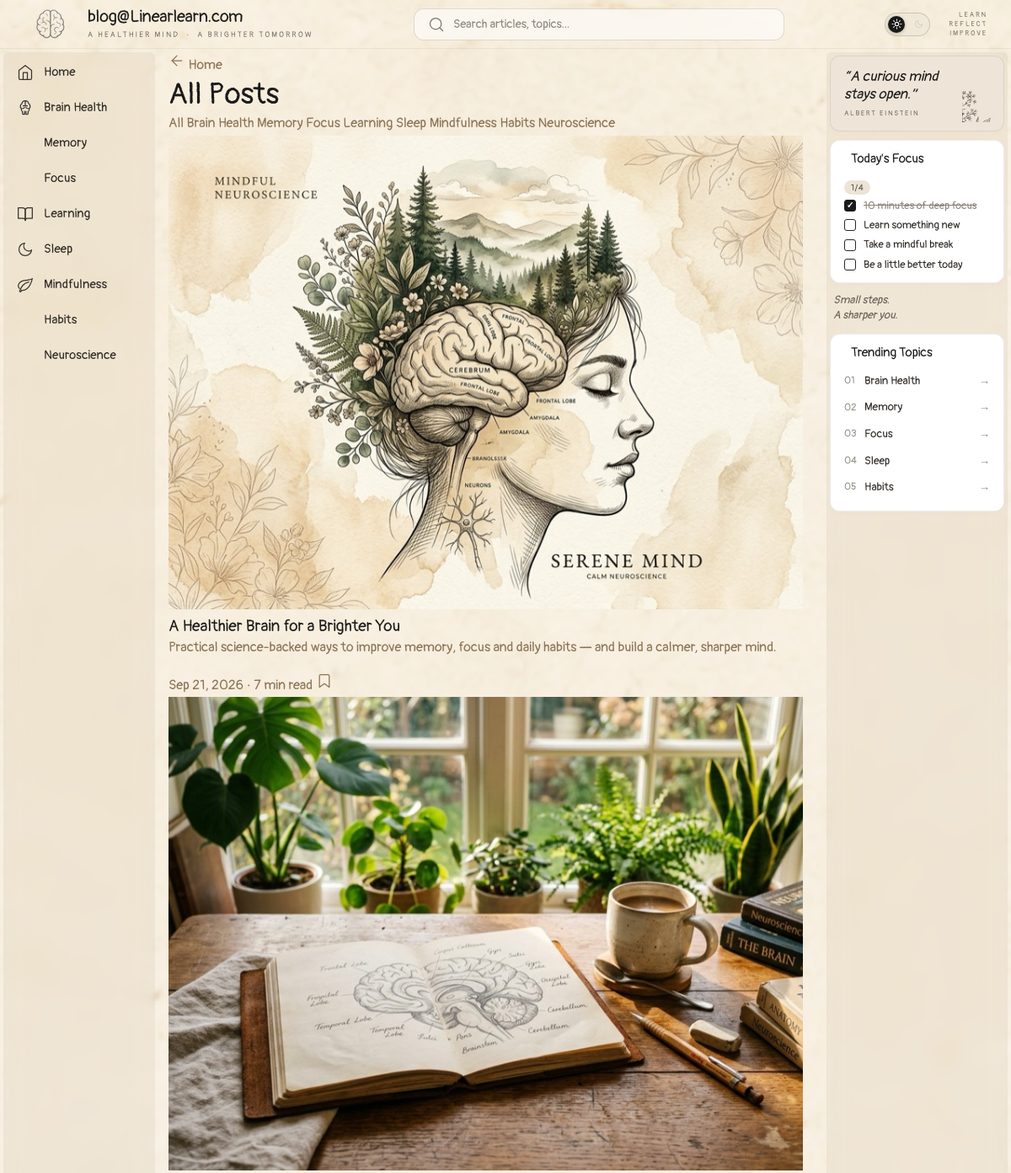
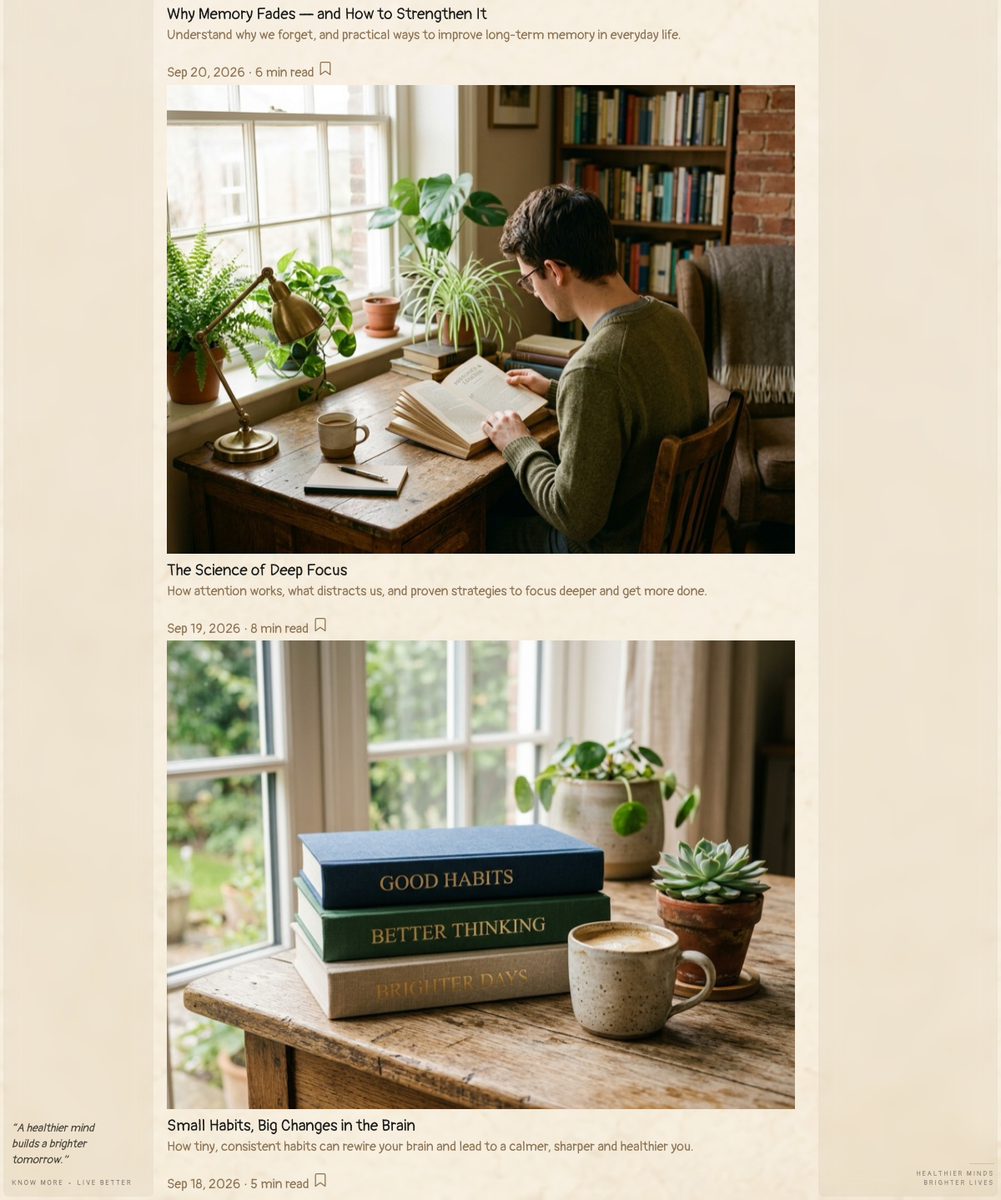
The app's page /all-posts.php with its own data (2 pictures, top to bottom).
### tables this page shows
CREATE TABLE `categories` (
  `id` INT AUTO_INCREMENT PRIMARY KEY,
  `name` VARCHAR(100) NOT NULL,
  `slug` VARCHAR(100) NOT NULL UNIQUE,
  `icon` VARCHAR(50) DEFAULT 'grid',
  `sort_order` INT DEFAULT 0
);

CREATE TABLE `posts` (
  `id` INT AUTO_INCREMENT PRIMARY KEY,
  `title` VARCHAR(255) NOT NULL,
  `slug` VARCHAR(255) NOT NULL UNIQUE,
  `content` LONGTEXT,
  `excerpt` TEXT,
  `author` VARCHAR(100) DEFAULT 'LinearLearn Team',
  `category_id` INT DEFAULT NULL,
  `featured_image` VARCHAR(255) DEFAULT '',
  `read_time` INT DEFAULT 5,
  `views` INT UNSIGNED DEFAULT 0,
  `is_featured` TINYINT(1) DEFAULT 0,
  `status` ENUM('published','draft') DEFAULT 'draft',
  `sections` LONGTEXT DEFAULT NULL,
  `created_at` TIMESTAMP DEFAULT CURRENT_TIMESTAMP,
  `updated_at` TIMESTAMP DEFAULT CURRENT_TIMESTAMP ON UPDATE CURRENT_TIMESTAMP,
  INDEX `idx_posts_status_created` (`status`, `created_at`),
  INDEX `idx_posts_status_views` (`status`, `views`),
  INDEX `idx_posts_slug` (`slug`),
  INDEX `idx_posts_category` (`category_id`),
  FOREIGN KEY (`category_id`) REFERENCES `categories`(`id`) ON DELETE SET NULL
);

### all-posts.php (the view, shortened to what this page needs)
<?php
require_once __DIR__ . '/includes/functions.php';
$currentPage = 'all-posts';
$baseUrl = '';
$catFilter = $_GET['cat'] ?? '';
$categories = getCategories();
if ($catFilter) {
    $filterCat = getCategoryBySlug($catFilter);
    $posts = $filterCat ? getPostsByCategory($filterCat['id']) : getPublishedPosts();
} else {
    $posts = getPublishedPosts();
}
include __DIR__ . '/includes/header.php';
?>
  <div class="page-layout">
    <?php include __DIR__ . '/includes/sidebar-left.php'; ?>
    <main class="main-content" id="main-content">
      <div class="page-title-area">
        <a href="index.php" class="post-back"><?= icon('arrow-left') ?> Home</a>
        <h1>All Posts</h1>
      </div>
      <div class="filter-tabs">
        <a href="all-posts.php" class="filter-tab <?= !$catFilter ? 'active' : '' ?>">All</a>
        <?php foreach ($categories as $cat): ?>
        <a href="all-posts.php?cat=<?= e($cat['slug']) ?>" class="filter-tab <?= $catFilter === $cat['slug'] ? 'active' : '' ?>">
          <?= e($cat['name']) ?>
        </a>
        <?php endforeach; ?>
      </div>
      <?php if (!empty($posts)): ?>
      <div class="posts-list">
        <?php foreach ($posts as $post): ?>
        <a href="post.php?slug=<?= e($post['slug']) ?>" class="post-list-item">
          <div class="post-list-thumb">
            <?php if ($post['featured_image']): ?>
              <img src="<?= e($post['featured_image']) ?>" alt="" loading="lazy">
            <?php else: ?>
              <div class="post-list-thumb-placeholder">📝</div>
            <?php endif; ?>
          </div>
          <div class="post-list-content">
            <h3><?= e($post['title']) ?></h3>
            <p class="card-excerpt"><?= e(truncateText($post['excerpt'] ?: $post['content'], 120)) ?></p>
            <div class="post-list-meta">
              <span class="card-meta"><?= formatDate($post['created_at']) ?> · <?= $post['read_time'] ?> min read</span>
              <span class="card-bookmark"><?= icon('bookmark') ?></span>
            </div>
          </div>
        </a>
        <?php endforeach; ?>
      </div>
      <?php endif; ?>
    </main>
    <?php include __DIR__ . '/includes/sidebar-right.php'; ?>
  </div>
<?php include __DIR__ . '/includes/footer.php'; ?>

### includes/functions.php (shortened to what this page needs)
<?php
function formatDate(string $date): string {
    return date('M j, Y', strtotime($date));
}
function truncateText(string $text, int $length = 150): string {
    $text = strip_tags($text);
    if (strlen($text) <= $length) return $text;
    return rtrim(substr($text, 0, strrpos(substr($text, 0, $length), ' ')), '.,!? ') . '…';
}
function icon(string $name, string $class = ''): string {
    $path = __DIR__ . '/../assets/icons/' . $name . '.svg';
    if (file_exists($path)) {
        $svg = file_get_contents($path);
        if ($class) {
            $svg = str_replace('<svg ', '<svg class="' . htmlspecialchars($class) . '" ', $svg);
        }
        return $svg;
    }
    return '';
}
function e(string $text): string {
    return htmlspecialchars($text, ENT_QUOTES, 'UTF-8');
}
function getPublishedPosts(int $limit = 50, int $offset = 0): array {
    $db = getDB();
    try {
        $stmt = $db->prepare("
            SELECT p.*, c.name as category_name, c.slug as category_slug, c.icon as category_icon
            FROM posts p
            LEFT JOIN categories c ON p.category_id = c.id
            WHERE p.status = 'published'
            ORDER BY p.created_at DESC
            LIMIT :limit OFFSET :offset
        ");
        $stmt->bindValue(':limit', $limit, PDO::PARAM_INT);
        $stmt->bindValue(':offset', $offset, PDO::PARAM_INT);
        $stmt->execute();
        $res = $stmt->fetchAll();
        return !empty($res) ? $res : array_values(array_filter(getFallbackPosts(), fn($p) => empty($p['is_featured'])));
    } catch (Exception $e) {
        return array_values(array_filter(getFallbackPosts(), fn($p) => empty($p['is_featured'])));
    }
}
function getCategories(): array {
    $db = getDB();
    try {
        $stmt = $db->query("SELECT * FROM categories ORDER BY sort_order ASC");
        $res = $stmt->fetchAll();
        return !empty($res) ? $res : getFallbackCategories();
    } catch (Exception $e) {
        return getFallbackCategories();
    }
}

### includes/sidebar-left.php
<?php
$navItems = [
    ['name' => 'Home', 'slug' => 'home', 'icon' => 'home', 'url' => ($baseUrl ?? '') . 'index.php'],
    ['name' => 'Brain Health', 'slug' => 'brain-health', 'icon' => 'brain', 'url' => ($baseUrl ?? '') . 'category.php?slug=brain-health'],
    ['name' => 'Memory', 'slug' => 'memory', 'icon' => 'database', 'url' => ($baseUrl ?? '') . 'category.php?slug=memory'],
    ['name' => 'Focus', 'slug' => 'focus', 'icon' => 'target', 'url' => ($baseUrl ?? '') . 'category.php?slug=focus'],
    ['name' => 'Learning', 'slug' => 'learning', 'icon' => 'book-open', 'url' => ($baseUrl ?? '') . 'category.php?slug=learning'],
    ['name' => 'Sleep', 'slug' => 'sleep', 'icon' => 'moon', 'url' => ($baseUrl ?? '') . 'category.php?slug=sleep'],
    ['name' => 'Mindfulness', 'slug' => 'mindfulness', 'icon' => 'leaf', 'url' => ($baseUrl ?? '') . 'category.php?slug=mindfulness'],
    ['name' => 'Habits', 'slug' => 'habits', 'icon' => 'check-circle', 'url' => ($baseUrl ?? '') . 'category.php?slug=habits'],
    ['name' => 'Neuroscience', 'slug' => 'neuroscience', 'icon' => 'network', 'url' => ($baseUrl ?? '') . 'category.php?slug=neuroscience'],
];
?>
<aside class="sidebar sidebar-left">
  <div class="sidebar-nav-container">
    <nav class="sidebar-menu">
      <?php foreach ($navItems as $item):
        $isActive = ($currentPage === $item['slug']) || ($currentPage === 'home' && $item['slug'] === 'home');
      ?>
      <a href="<?= $item['url'] ?>" class="sidebar-nav-link <?= $isActive ? 'active' : '' ?>">
        <span class="nav-link-icon-wrap"><?= icon($item['icon'], 'nav-link-icon') ?></span>
        <span class="nav-link-label"><?= e($item['name']) ?></span>
      </a>
      <?php endforeach; ?>
    </nav>
  </div>
  <div class="sidebar-left-footer">
    <p class="sidebar-italic-quote">&ldquo;A healthier mind<br>builds a brighter<br>tomorrow.&rdquo;</p>
    <div class="sidebar-sub-tag">
      <span>KNOW MORE</span>
      <span class="sub-tag-sep">&bull;</span>
      <span>LIVE BETTER</span>
    </div>
  </div>
</aside>

### records on screen
categories: name "Learning"
categories: name "Sleep"
categories: name "Mindfulness"
categories: name "Neuroscience"
categories: name "Brain Health"
categories: name "Memory"
categories: name "Focus"
categories: name "Habits"
posts: featured_image (picture), title "A Healthier Brain for a Brighter You", excerpt "Practical science-backed ways to improve memory, focus and daily habits — and build a calmer, sharper mind.", created_at "Sep 21, 2026", read_time "7"
posts: featured_image (picture), title "Why Memory Fades — and How to Strengthen It", excerpt "Understand why we forget, and practical ways to improve long-term memory in everyday life.", created_at "Sep 20, 2026", read_time "6"
posts: featured_image (picture), title "The Science of Deep Focus", excerpt "How attention works, what distracts us, and proven strategies to focus deeper and get more done.", created_at "Sep 19, 2026", read_time "8"
posts: featured_image (picture), title "Small Habits, Big Changes in the Brain", excerpt "How tiny, consistent habits can rewire your brain and lead to a calmer, sharper and healthier you.", created_at "Sep 18, 2026", read_time "5"

### other values on screen
$item['name'] "Home"
$item['name'] "Brain Health"
$item['name'] "Memory"
$item['name'] "Focus"
$item['name'] "Habits"
